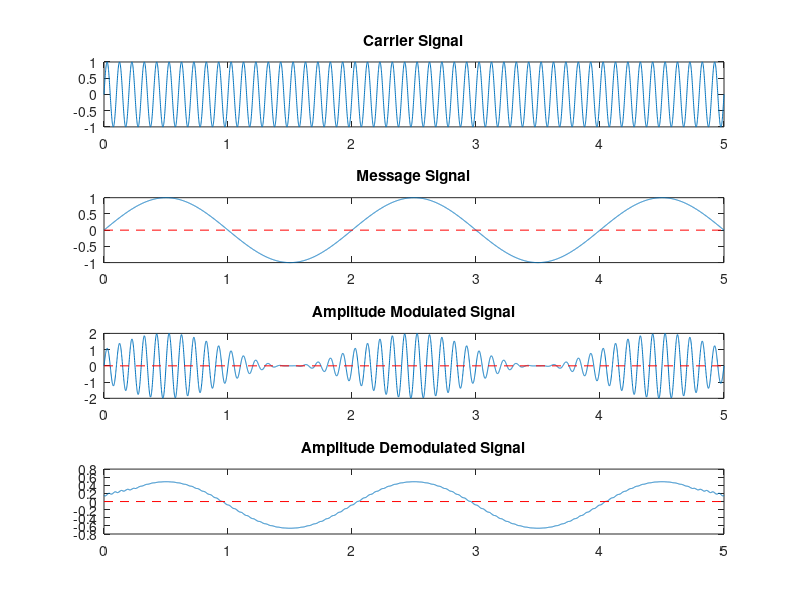

Write MATLAB code to recreate this figure.
clear all;close all;clc;

carrier_amp = 1;
carrier_frq = 10;
message_amp = 1;
message_frq = 1;

Total_time = 5;
t = 0 : 0.001: Total_time;

message_signal = message_amp * sin(2 * pi * message_frq/2 * t);
carrier_signal = carrier_amp * sin(2 * pi * carrier_frq * t);

modulated_signal = (carrier_amp + message_signal) .* carrier_signal;


function m = amDemod(modulated_signal,fc,fs,n)
%%%%%%%%%%%%%%%%%%%%%%%%%%%%%%%%%%%%%%%%%%%%%%%%%%%%%%%%%%%%%%%%%%%%%%%%%%%%%%%%
% Function amDemod()
% Goal  : Demodulation of an AM signal
% IN    : - modulated_signal : AM modulated signal
%         - fc: Carrier signal frequency
%         - fs: Sampling frequency
%         - n : Number of carrier signal periods
% IN/OUT: -
% OUT   : - m : Original demodulated signal
%%%%%%%%%%%%%%%%%%%%%%%%%%%%%%%%%%%%%%%%%%%%%%%%%%%%%%%%%%%%%%%%%%%%%%%%%%%%%%%%
  % Rectify the modulated signal
  modulated_signal = abs(modulated_signal);
  % Set the number of samples on which to do the moving average
  k = round(n*fs/fc);
  % Take the moving average
  m = movmean(modulated_signal,k);
  % Remove the DC offset
  m = m-mean(m);
end

demodulated_signal = amDemod(modulated_signal, carrier_frq, message_frq, length(t));

subplot(411);
plot(t, carrier_signal);
title('Carrier Signal');

subplot(412);
plot(t, message_signal);
title('Message Signal');
line ([0, Total_time], [0 0], "linestyle", "--", "color", "r");

subplot(413);
plot(t, modulated_signal);
title('Amplitude Modulated Signal');
line ([0, Total_time], [0 0], "linestyle", "--", "color", "r");

subplot(414);
plot(t, demodulated_signal);
title('Amplitude Demodulated Signal');
line ([0, Total_time], [0 0], "linestyle", "--", "color", "r");
